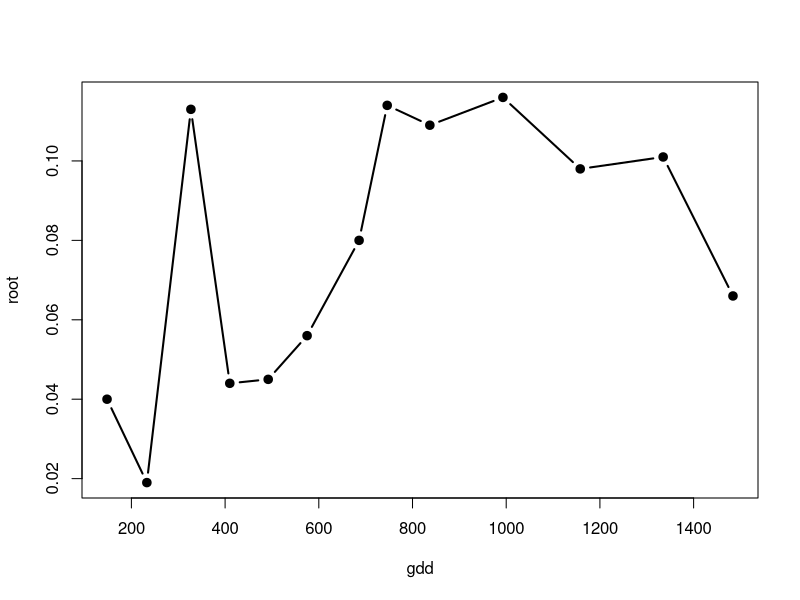
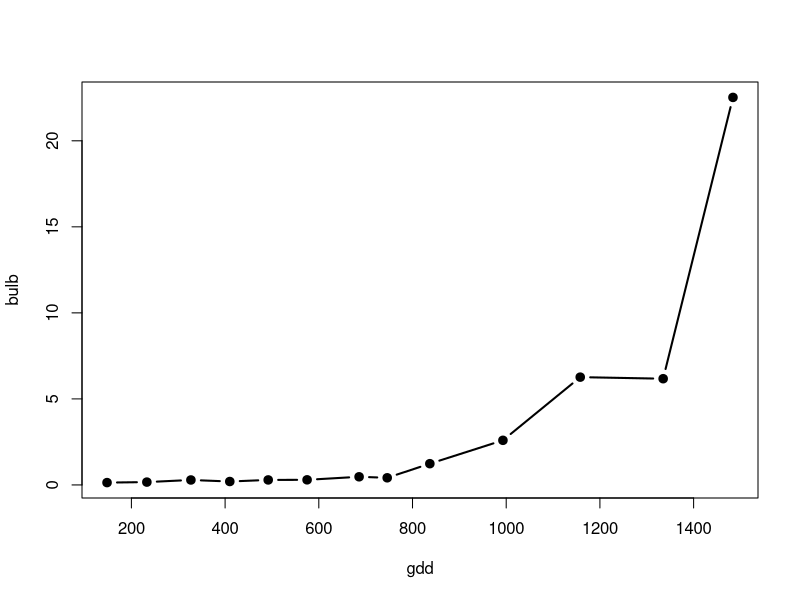
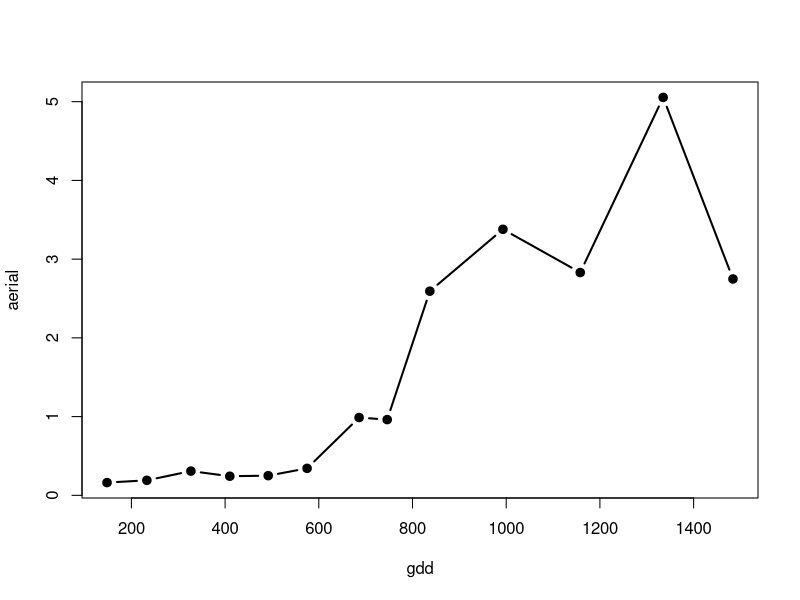
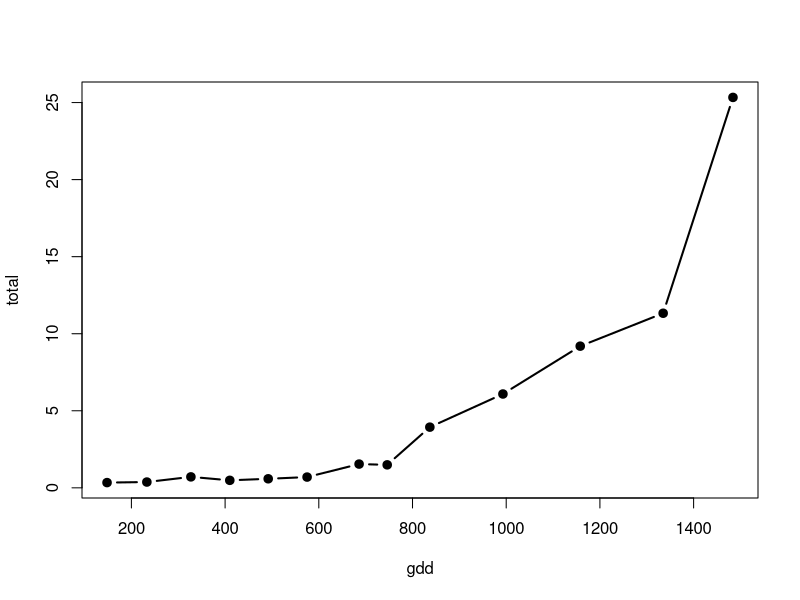
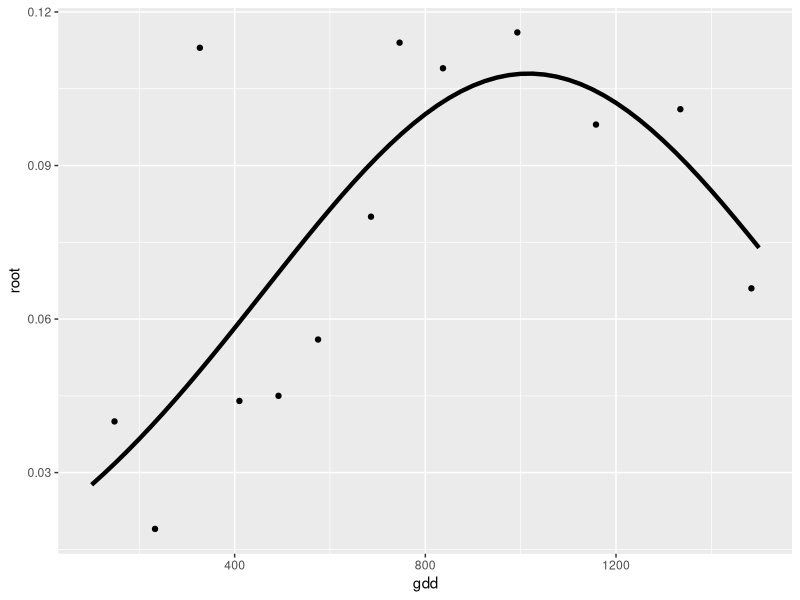
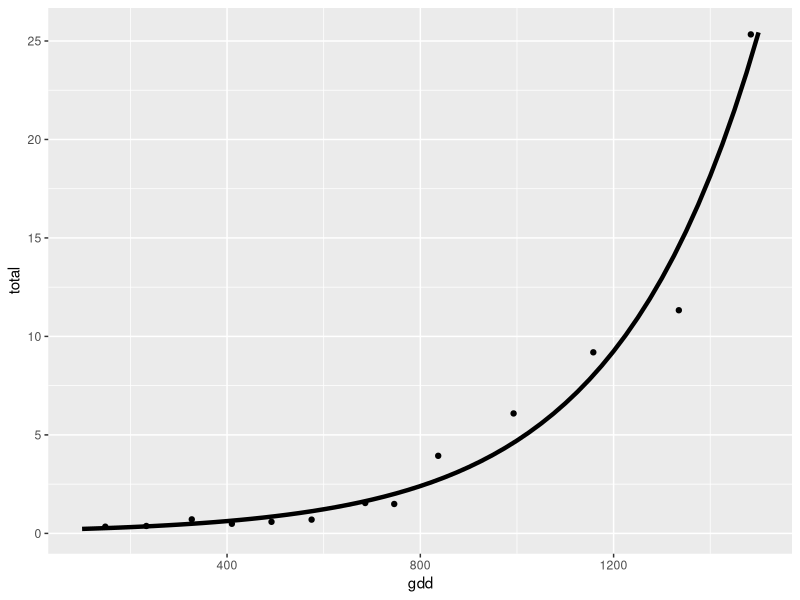

Source code (R) for these figures, in order:
## ---- chunk 1
knitr::opts_chunk$set(echo = TRUE, message=FALSE)
## ---- chunk 2

# Note that for this example, we will keep the tools to those that are available in the base package

library(tidyverse)

## ---- chunk 3

dap <- c(11, 18, 26, 33, 40, 47, 56, 61, 69, 82, 96, 111, 124)
gdd <- c(148, 233, 327, 410, 492, 575, 686, 746, 837, 993, 1158, 1335, 1484)
root <- c(0.04, 0.019, 0.113, 0.044, 0.045, 0.056, 0.08, 0.114, 0.109, 0.116, 0.098, 0.101, 0.066)
bulb <- c(0.137, 0.166, 0.289, 0.2, 0.292, 0.298, 0.474, 0.416, 1.236, 2.594, 6.265, 6.174, 
22.521)
aerial <- c(0.162, 0.191, 0.308, 0.243, 0.25, 0.343, 0.988, 0.962, 2.593, 3.379, 2.83, 5.054,
2.748)
total <- c(0.34, 0.376, 0.711, 0.487, 0.587, 0.698, 1.542, 1.492, 3.938, 6.089, 9.193, 11.329,
25.334)

alvara <- data.frame(dap, gdd, root, bulb, aerial, total)

## ---- chunk 4

## The predictive factor is growing degree days, assuming that best explains the overall growth and development

with(alvara, plot(x=gdd, y=root, type="b", lty=1, lwd=2, pch=19, col="black"))
with(alvara, plot(x=gdd, y=bulb, type="b", lty=1, lwd=2, pch=19, col="black"))
with(alvara, plot(x=gdd, y=aerial, type="b", lty=1, lwd=2, pch=19, col="black"))
with(alvara, plot(x=gdd, y=total, type="b", lty=1, lwd=2, pch=19, col="black"))

## ---- chunk 5

## Variable = root dry weight
## nls = nonlinear least squares
## start=list() provides the input to define the initial starting values for the parameters

regnl1 <- nls(root ~ alpha * exp(-beta*(gdd-gamma)^2), 
              start=list(alpha = 0.15, beta = 0.0000002, gamma = 900), trace=TRUE, data=alvara)

summary(regnl1)

## Predictions

regnl_pred <- predict(regnl1, data.frame(gdd=seq(100,1500,25)))

## Database of predictions over a range of gdds

predictions <- data.frame(gdd=seq(100,1500,25), pred=regnl_pred)

## Graphically

ej1 <- ggplot() 
ej1 +
  geom_point(data=alvara, aes(x=gdd, y=root)) +
  geom_line(data=predictions, aes(x=gdd, y=pred), lty=1, lwd=1.5)
               
## ---- chunk 6

## Variable = total dry weight 

regnl2 <- nls(total ~ x0 * exp(k * gdd), start = list(x0=0.5, k=0.0002), trace=TRUE, data=alvara)
summary(regnl2)

## Predictions

regn2_pred <- predict(regnl2, data.frame(gdd=seq(100,1500,25)))

## Database of predictions

predictions <- data.frame(gdd=seq(100,1500,25), pred=regn2_pred)

## Graphically

ej2 <- ggplot() 
ej2 +
  geom_point(data=alvara, aes(x=gdd, y=total)) +
  geom_line(data=predictions, aes(x=gdd, y=pred), lty=1, lwd=1.5)

